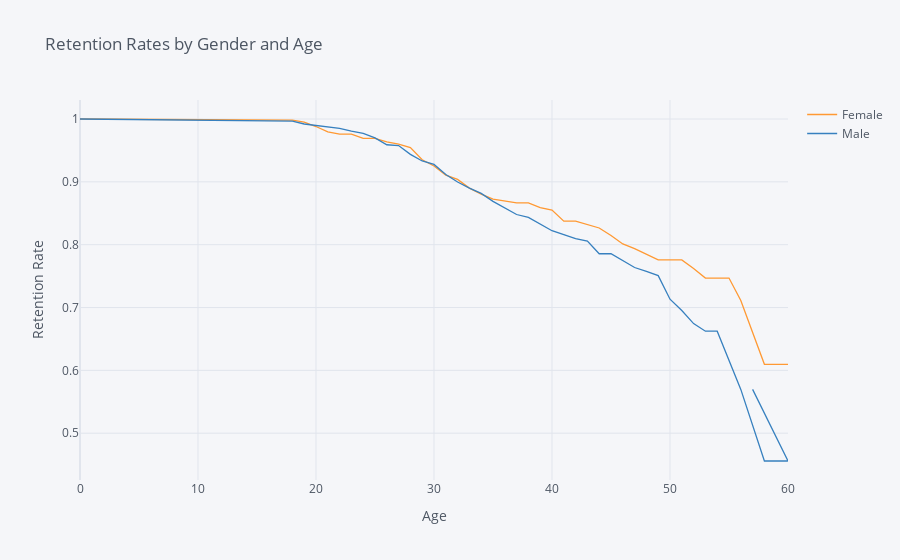

Here is the notebook cell this chart was saved with:
### Code cell
rates = survival(data, 'Gender','Age', 'Attrition')

rates.iplot(kind='line', xTitle='Age', yTitle='Retention Rate',
            title='Retention Rates by Gender and Age')

### Figure 1 — Plotly figure (JSON) as saved in the notebook; plotly's stock layout.template omitted (floating-point values rounded to 4 significant figures)
{"data": [{"line": {"color": "rgba(255, 153, 51, 1.0)", "dash": "solid", "shape": "linear", "width": 1.3}, "mode": "lines", "name": "Female", "text": "", "type": "scatter", "x": [0, 18, 19, 20, 21, 22, 23, 24, 25, 26, 27, 28, 29, 30, 31, 32, 33, 34, 35, 36, 37, 38, 39, 40, 41, 42, 43, 44, 45, 46, 47, 48, 49, 50, 51, 52, 53, 54, 55, 56, 58, 59, 60, 57], "y": [1, 0.9983, 0.9949, 0.988, 0.9794, 0.976, 0.976, 0.969, 0.969, 0.9637, 0.9601, 0.9544, 0.9352, 0.9252, 0.9105, 0.904, 0.8901, 0.8804, 0.8725, 0.8696, 0.8665, 0.8665, 0.8591, 0.8551, 0.8374, 0.8374, 0.8322, 0.8266, 0.8146, 0.8011, 0.7936, 0.785, 0.7757, 0.7757, 0.7757, 0.7621, 0.7469, 0.7469, 0.7469, 0.7113, 0.6097, 0.6097, 0.6097, ""]}, {"line": {"color": "rgba(55, 128, 191, 1.0)", "dash": "solid", "shape": "linear", "width": 1.3}, "mode": "lines", "name": "Male", "text": "", "type": "scatter", "x": [0, 18, 19, 20, 21, 22, 23, 24, 25, 26, 27, 28, 29, 30, 31, 32, 33, 34, 35, 36, 37, 38, 39, 40, 41, 42, 43, 44, 45, 46, 47, 48, 49, 50, 51, 52, 53, 54, 55, 56, 58, 59, 60, 57], "y": [1, 0.9966, 0.9921, 0.9898, 0.9886, 0.9852, 0.9806, 0.977, 0.9699, 0.959, 0.9578, 0.9438, 0.9332, 0.9277, 0.9118, 0.8997, 0.8901, 0.8817, 0.8689, 0.8589, 0.848, 0.8433, 0.8331, 0.8222, 0.8162, 0.8096, 0.8058, 0.7856, 0.7856, 0.7752, 0.7637, 0.7575, 0.7508, 0.7132, 0.6952, 0.6744, 0.6624, 0.6624, 0.6172, 0.5697, 0.4558, 0.4558, 0.4558, 0.5697]}], "layout": {"autosize": true, "legend": {"bgcolor": "#F5F6F9", "font": {"color": "#4D5663"}}, "paper_bgcolor": "#F5F6F9", "plot_bgcolor": "#F5F6F9", "title": {"font": {"color": "#4D5663"}, "text": "Retention Rates by Gender and Age"}, "xaxis": {"autorange": true, "gridcolor": "#E1E5ED", "range": [0, 60], "showgrid": true, "tickfont": {"color": "#4D5663"}, "title": {"font": {"color": "#4D5663"}, "text": "Age"}, "type": "linear", "zerolinecolor": "#E1E5ED"}, "yaxis": {"autorange": true, "gridcolor": "#E1E5ED", "range": [0.4255, 1.03], "showgrid": true, "tickfont": {"color": "#4D5663"}, "title": {"font": {"color": "#4D5663"}, "text": "Retention Rate"}, "type": "linear", "zerolinecolor": "#E1E5ED"}}}
